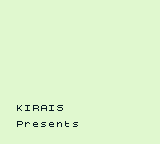

A level layout from a 2D game, rendered from its tile map. Below: a short description, then the map file with its tile-grid data intact:
An orthogonal 20x18 tile map with 8x8 px tiles, 2 tile layers (Tile Layer 1, Text).

<map version="1.2" tiledversion="1.2.4" orientation="orthogonal" renderorder="right-down" width="20" height="18" tilewidth="8" tileheight="8" infinite="0" nextlayerid="3" nextobjectid="1">
 <tileset firstgid="1" source="ascii.tsx" />
 <layer id="1" name="Tile Layer 1" width="20" height="18">
  <data encoding="csv">
1,1,1,1,1,1,1,1,1,1,1,1,1,1,1,1,1,1,1,1,
1,1,1,1,1,1,1,1,1,1,1,1,1,1,1,1,1,1,1,1,
1,1,1,1,1,1,1,1,1,1,1,1,1,1,1,1,1,1,1,1,
1,1,1,1,1,1,1,1,1,1,1,1,1,1,1,1,1,1,1,1,
1,1,1,1,1,1,1,1,1,1,1,1,1,1,1,1,1,1,1,1,
1,1,1,1,1,1,1,1,1,1,1,1,1,1,1,1,1,1,1,1,
1,1,1,1,1,1,1,1,1,1,1,1,1,1,1,1,1,1,1,1,
1,1,1,1,1,1,1,1,1,1,1,1,1,1,1,1,1,1,1,1,
1,1,1,1,1,1,1,1,1,1,1,1,1,1,1,1,1,1,1,1,
1,1,1,1,1,1,1,1,1,1,1,1,1,1,1,1,1,1,1,1,
1,1,1,1,1,1,1,1,1,1,1,1,1,1,1,1,1,1,1,1,
1,1,1,1,1,1,1,1,1,1,1,1,1,1,1,1,1,1,1,1,
1,1,1,1,1,1,1,1,1,1,1,1,1,1,1,1,1,1,1,1,
1,1,1,1,1,1,1,1,1,1,1,1,1,1,1,1,1,1,1,1,
1,1,1,1,1,1,1,1,1,1,1,1,1,1,1,1,1,1,1,1,
1,1,1,1,1,1,1,1,1,1,1,1,1,1,1,1,1,1,1,1,
1,1,1,1,1,1,1,1,1,1,1,1,1,1,1,1,1,1,1,1,
1,1,1,1,1,1,1,1,1,1,1,1,1,1,1,1,1,1,1,1
</data>
 </layer>
 <layer id="2" name="Text" width="20" height="18">
  <data encoding="csv">
0,0,0,0,0,0,0,0,0,0,0,0,0,0,0,0,0,0,0,0,
0,0,0,0,0,0,0,0,0,0,0,0,0,0,0,0,0,0,0,0,
0,0,0,0,0,0,0,0,0,0,0,0,0,0,0,0,0,0,0,0,
0,0,0,0,0,0,0,0,0,0,0,0,0,0,0,0,0,0,0,0,
0,0,0,0,0,0,0,0,0,0,0,0,0,0,0,0,0,0,0,0,
0,0,0,0,0,0,0,0,0,0,0,0,0,0,0,0,0,0,0,0,
0,0,0,0,0,0,0,0,0,0,0,0,0,0,0,0,0,0,0,0,
0,0,0,0,0,0,0,0,0,0,0,0,0,0,0,0,0,0,0,0,
0,0,0,0,0,0,0,0,0,0,0,0,0,0,0,0,0,0,0,0,
0,0,0,0,0,0,0,0,0,0,0,0,0,0,0,0,0,0,0,0,
0,0,0,0,0,0,0,0,0,0,0,0,0,0,0,0,0,0,0,0,
0,0,0,0,0,0,0,0,0,0,0,0,0,0,0,0,0,0,0,0,
0,0,0,0,0,0,0,0,0,0,0,0,0,0,0,0,0,0,0,0,
0,0,44,42,51,34,42,52,0,0,0,0,0,0,0,0,0,0,0,0,
0,0,0,0,0,0,0,0,0,0,0,0,0,0,0,0,0,0,0,0,
0,0,49,83,70,84,70,79,85,84,0,0,0,0,0,0,0,0,0,0,
0,0,0,0,0,0,0,0,0,0,0,0,0,0,0,0,0,0,0,0,
0,0,0,0,0,0,0,0,0,0,0,0,0,0,0,0,0,0,0,0
</data>
 </layer>
</map>
